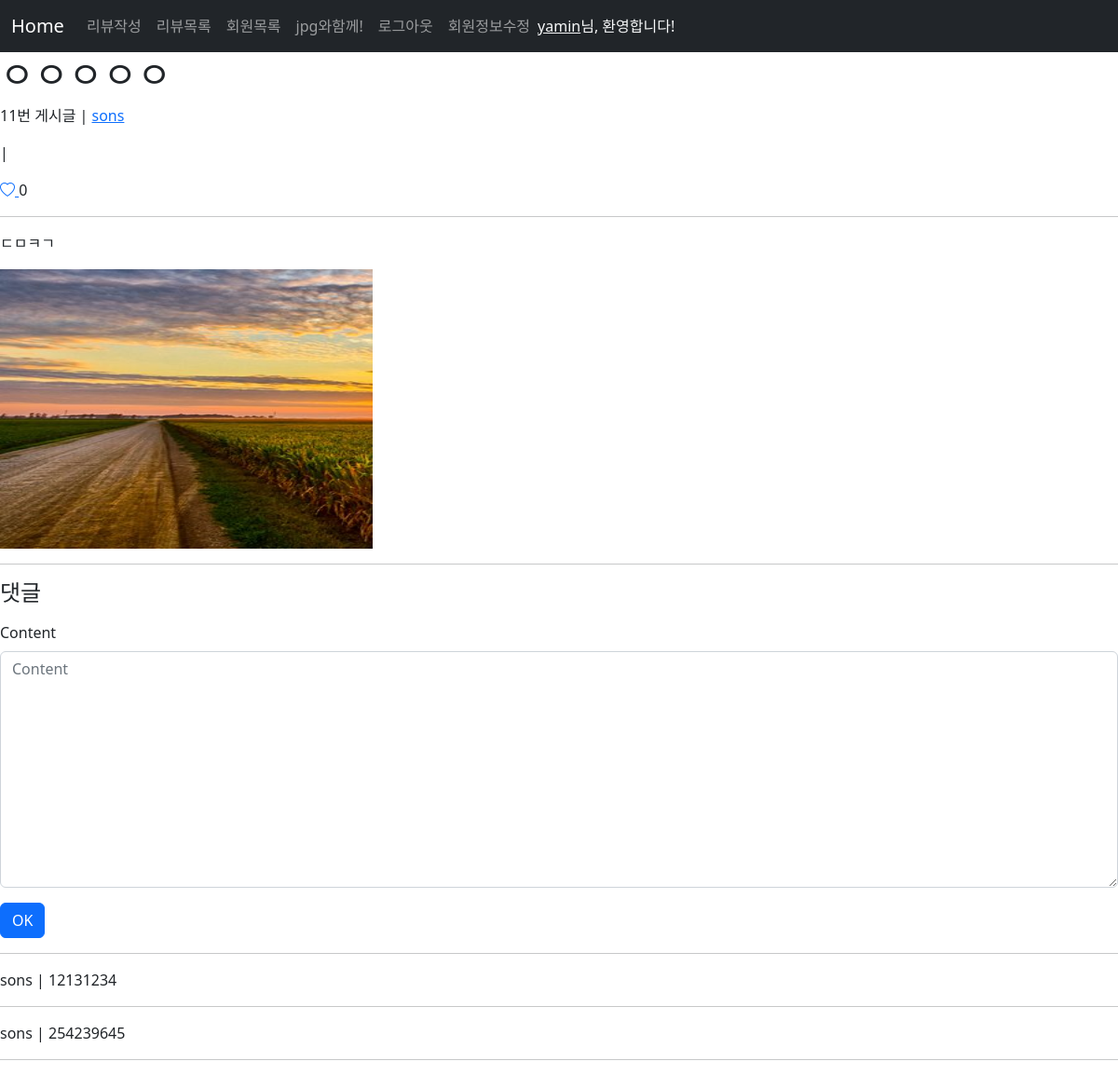
The app's page /articles/11/ (signed in) with its own data.
### accounts/models.py (models this page shows)
class User(AbstractUser):
    pass

### articles/models.py (models this page shows)
class Article(models.Model):
    title = models.CharField(max_length=20)
    content = models.TextField()
    image = ProcessedImageField(
        upload_to="images/",
        blank=True,
        processors=[Thumbnail(300, 400)],
        format="JPEG",
        options={"quality": 80},
    )
    thumbnail = ProcessedImageField(null=True)
    user = models.ForeignKey(settings.AUTH_USER_MODEL, on_delete=models.CASCADE)
    like_users = models.ManyToManyField(
        settings.AUTH_USER_MODEL, related_name="like_articles"
    )

class Comment(models.Model):
    content = models.TextField(max_length=80)
    created_at = models.DateTimeField(auto_now_add=True)
    article = models.ForeignKey(Article, on_delete=models.CASCADE)
    user = models.ForeignKey(settings.AUTH_USER_MODEL, on_delete=models.CASCADE)

### articles/views.py (the view)
# urls.py: path("<int:pk>/", views.detail, name="detail"),
@login_required
def detail(request, pk):
    article = Article.objects.get(pk=pk)
    comment_form = CommentForm()
    comments = article.comment_set.all()
    context = {
        "article": article,
        "comment_form": comment_form,
        "comments": comments,
    }
    return render(request, "articles/detail.html", context)

### articles/forms.py
class CommentForm(forms.ModelForm):
    class Meta:
        model = Comment
        fields = ("content",)

### articles/templates/articles/detail.html (shortened to what this page needs)
{% extends 'base.html' %}
{% load django_bootstrap5 %}
{% block content %}
<h1>{{ article.title }}</h1>
<p>{{ article.pk }}번 게시글 | <a href="{% url 'accounts:detail' article.user.pk %}">{{ article.user.username }}</a></p>
<p>{{ article.created_at|date:"SHORT_DATETIME_FORMAT" }} | {{ article.updated_at|date:"y-m-d D" }}</p>
<span>
  {% if request.user.is_authenticated %}
  <a class="like-heart" href="{% url 'articles:like' article.pk %}">
    {% if request.user in article.like_users.all %}
    <i class="bi bi-heart-fill"></i>
    {% else %}
    <i class="bi bi-heart"></i>
    {% endif %}</a>{{ article.like_users.count }}
</span>
{% endif %}
<hr>
<p>{{ article.content }} </p>
{% if article.image %}
<img src="{{ article.image.url }}" alt="{{ article.image }}" width="400" height="300">
{% endif %}
<hr>
<h4 class="my-3">댓글</h4>
{% if request.user.is_authenticated %}
<form action="{% url 'articles:comment_create' article.pk %}" method="POST">
  {% bootstrap_form comment_form layout='floating'%}
  {% bootstrap_button button_type="submit" content="OK" %}
</form>
{% endif %}
<hr>
{% for comment in comments %}
<p> {{ comment.user.username }} | {{ comment.content }}</p>
<hr>
{% empty %}
<p>댓글이 없어요 ㅠ_ㅠ</p>
{% endfor %}
{% endblock content%}

### templates/base.html (shortened to what this page needs)
{% load static %}
<!DOCTYPE html>
<html lang="en">
<head>
  <link href="https://cdn.jsdelivr.net/npm/bootstrap@5.2.2/dist/css/bootstrap.min.css" rel="stylesheet"
>
  <link rel="stylesheet" href="https://cdn.jsdelivr.net/npm/bootstrap-icons@1.9.1/font/bootstrap-icons.css">
  <link rel="stylesheet" href="{% static 'css/style.css' %}" type="text/css">
</head>
<body>
  <link rel="stylesheet" href="https://cdnjs.cloudflare.com/ajax/libs/animate.css/4.1.1/animate.min.css" />
  {% block nav %}
  <nav class="navbar navbar-expand-lg navbar-dark bg-dark">
    <div class="container-fluid">
      <a class="navbar-brand" href="{% url 'review:review' %}">Home</a>
      <div class="collapse navbar-collapse" id="navbarNav">
        <ul class="navbar-nav">
          <li class="nav-item">
            <a class="nav-link" href="{% url 'review:create' %}">리뷰작성</a>
          </li>
        </ul>
        <ul class="navbar-nav">
          <li class="nav-item">
            <a class="nav-link" href="{% url 'review:index' %}">리뷰목록</a>
          </li>
        </ul>
        <ul class="navbar-nav">
          <li class="nav-item">
            <a class="nav-link" href="{% url 'accounts:index' %}">회원목록</a>
          </li>
        </ul>
        <ul class="navbar-nav">
          <li class="nav-item">
            <a class="nav-link" href="{% url 'articles:index' %}">jpg와함께!</a>
          </li>
        </ul>
        <ul class="navbar-nav">
          {% if request.user.is_authenticated %}
          <li class="nav-item">
            <a class="nav-link" href="{% url 'accounts:logout' %}">로그아웃</a>
          </li>
          <li class="nav-item">
            <a class="nav-link" href="{% url 'accounts:update' %}">회원정보수정</a>
          </li>
        </ul>
        <div class="d-flex">
          <span class="text-light"><a class="text-light" href="{% url 'accounts:detail' user.pk %}">
              {{ user }}</a>님, 환영합니다!
          </span>
        </div>
        {% endif %}
      </div>
    </div>
  </nav>
  {% endblock nav %}
  {% block content %}{% endblock %}
</body>
</html>

### records on screen
User: username "yamin"
Article: title "ㅇㅇㅇㅇㅇ", pk "11", user.username "sons", like_users.count "0", content "ㄷㅁㅋㄱ", image (picture)
Comment: user.username "sons", content "12131234"
Comment: user.username "sons", content "254239645"
